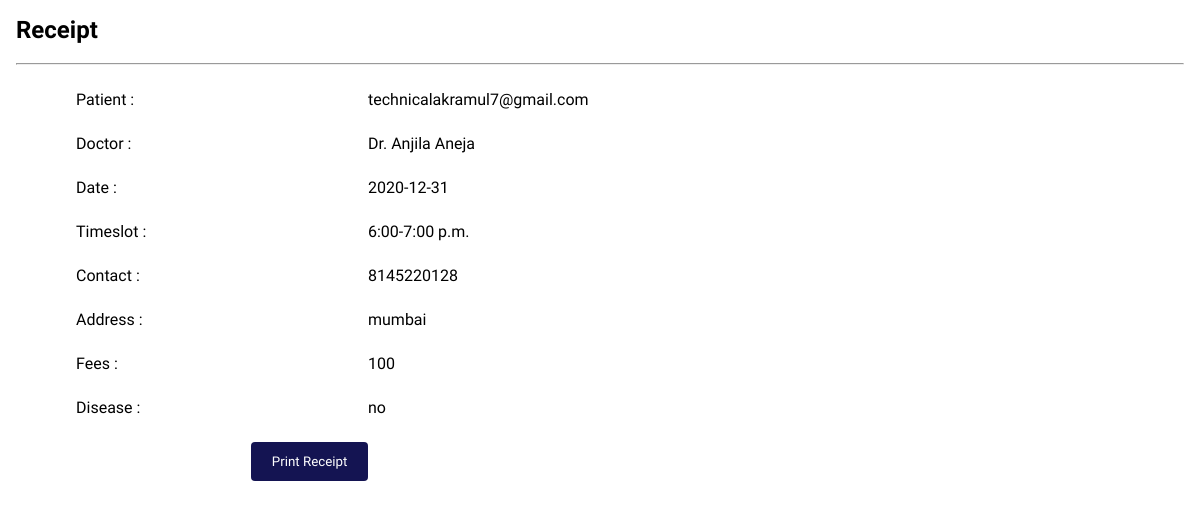
Screenshot of /login/doctor/view.php?id=6 (signed in) with the database file from the repository.
### tables this page shows
CREATE TABLE `appointment` (
  `id` int(20) NOT NULL,
  `patient` varchar(50) NOT NULL,
  `doctor` varchar(25) NOT NULL,
  `date` date NOT NULL,
  `timeslot` varchar(25) NOT NULL,
  `fees` int(10) NOT NULL,
  `contact` varchar(15) NOT NULL,
  `address` varchar(50) NOT NULL,
  `disease` varchar(30) NOT NULL
);

### login/doctor/view.php (the view, shortened to what this page needs)
<html>
<head>
	<link rel="stylesheet" href="patient-booking.css">
</head>
<body>
	<?php
	if(isset($_SESSION["username"]))
	{
		$conn= new mysqli('localhost','root','','hospitalmanagement');
		$id=$_GET["id"];
		$sql = "SELECT * FROM appointment where id= $id ";
		$result=$conn->query($sql);
		if($result->num_rows > 0){
			while($rows= $result->fetch_assoc()){
				?>
				<div class="container">
					<h2>Receipt</h2>
					<br>
					<hr>
					<br>
					<form action="dashboard.php">
						<div class="row">
							<div class="col-25">
								Patient :
							</div>
							<div class="col-75" >
								<?php echo $_SESSION["username"]; ?>
							</div>
						</div>
						<br>
						<div class="row">
								<div class="col-25">
									Doctor :
								</div>
								<div class="col-75">
									<?php echo  $rows["doctor"]; ?>
								</div>
						</div>
						<br>
						<div class="row">
								<div class="col-25">
									Date :
								</div>
								<div class="col-75">
									<?php echo $rows["date"]; ?>
								</div>
						</div>
						<br>
						<div class="row">
								<div class="col-25">
									Timeslot :
								</div>
								<div class="col-75">
									<?php echo $rows["timeslot"]; ?>
								</div>
						</div>
						<br>
						<div class="row">
								<div class="col-25">
									Contact :
								</div>
								<div class="col-75">
									<?php echo $rows["contact"]; ?>
								</div>
						</div>
						<br>
						<div class="row">
								<div class="col-25">
									Address :
								</div>
								<div class="col-75">
									<?php echo $rows["address"]; ?>
								</div>
						</div>
						<br>
						<div class="row">
								<div class="col-25">
									Fees :
								</div>
								<div class="col-75">
									<?php echo $rows["fees"]; ?>
								</div>
						</div>
						<br>
						<div class="row">
								<div class="col-25">
									Disease	:
								</div>
								<div class="col-75">
									<?php echo $rows["disease"]; ?>
								</div>
						</div>
						<br>
						<div class="row">
							<div class="col-25">
								<button class="button">Print Receipt</button>
							</div>
						</div>
					</form>
				</div>
				<?php
			}
		}
	}
	else{
		echo "<script>location.href='patientlogin.php'</script>";
	}
	?>
</body>
</html>

### login/doctor/patient-booking.css (style rules this page uses)
* { margin: 0px; padding: 0px; box-sizing: border-box; font-family:Numans; }
.container { padding: 16px; }
h2 { margin: 0px; }
.button { background-color: #141452; width:40%; color: white; padding: 12px 0px; border: none; border-radius: 4px; float: right; }
.col-25 { float: left; width: 25%; margin-top: 6px; margin-left:60px; }
.col-75 { float: left; width: 60%; margin-top: 6px; }
.row:after { content: ""; display: table; clear: both; }

### rows the page displays
appointment: doctor "Dr. Anjila Aneja", date "2020-12-31", timeslot "6:00-7:00 p.m.", contact "8145220128", address "mumbai", fees "100", disease "no"
